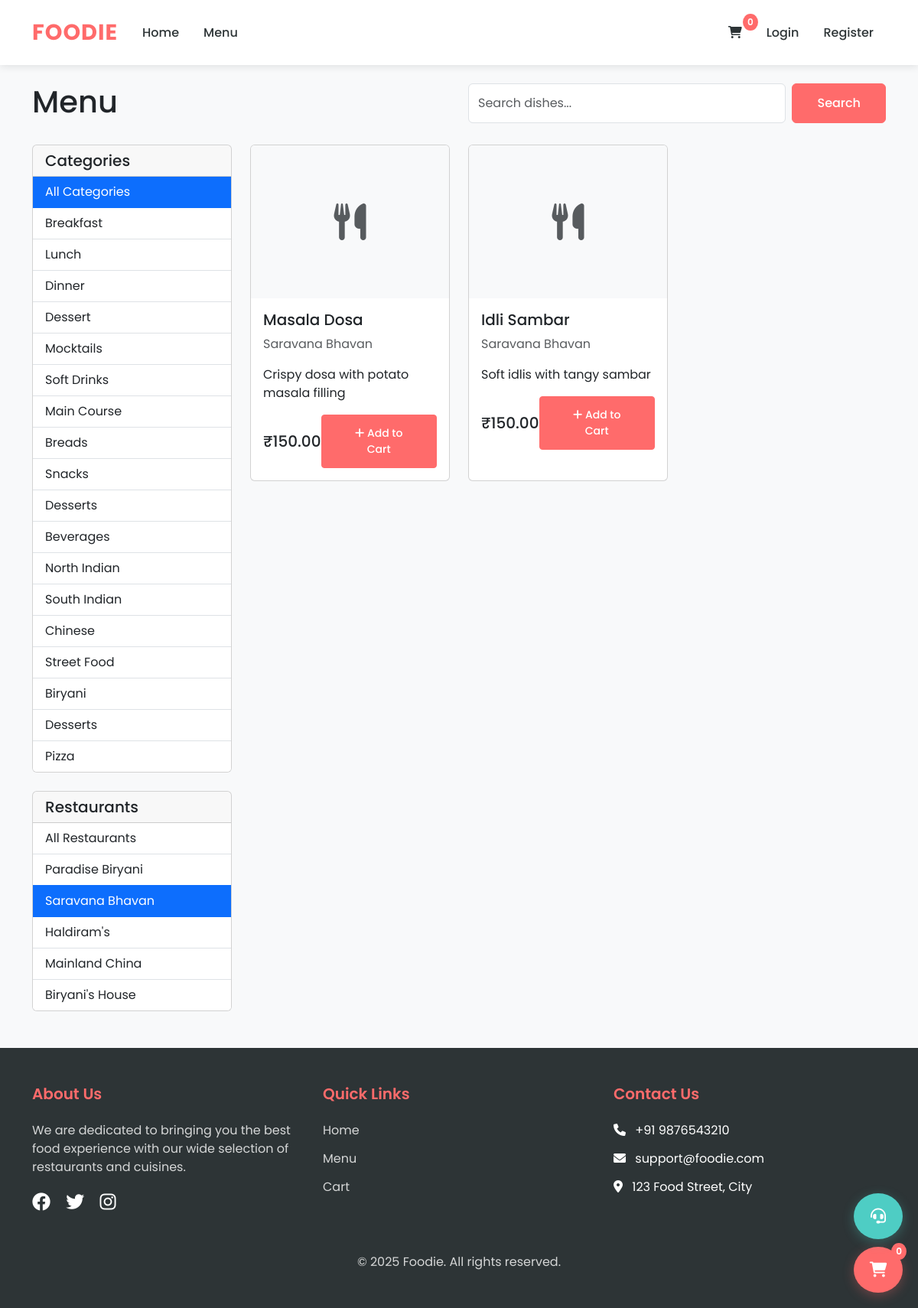
The page /menu/?restaurant=2 on the database its author committed.
### core/models.py (models this page shows, shortened)
class Category(models.Model):
    name = models.CharField(max_length=100)
    description = models.TextField(blank=True)
    image = models.ImageField(upload_to='categories/', null=True, blank=True)
    is_active = models.BooleanField(default=True)

class Restaurant(models.Model):
    name = models.CharField(max_length=100)
    description = models.TextField()
    address = models.TextField()
    phone = models.CharField(max_length=15)
    image = models.ImageField(upload_to='restaurants/', null=True, blank=True)
    rating = models.DecimalField(max_digits=3, decimal_places=1, default=0)
    is_active = models.BooleanField(default=True)
    created_at = models.DateTimeField(auto_now_add=True)
    coupon_code = models.CharField(max_length=20, blank=True, null=True)
    discount_percentage = models.DecimalField(max_digits=5, decimal_places=2, default=0)

class MenuItem(models.Model):
    restaurant = models.ForeignKey(Restaurant, on_delete=models.CASCADE, related_name='menu_items', null=True, blank=True)
    category = models.ForeignKey(Category, on_delete=models.CASCADE, related_name='menu_items')
    name = models.CharField(max_length=100)
    description = models.TextField()
    price = models.DecimalField(max_digits=10, decimal_places=2)
    image = models.ImageField(upload_to='menu_items/', null=True, blank=True)
    is_available = models.BooleanField(default=True)
    created_at = models.DateTimeField(auto_now_add=True, null=True)

### core/views.py (the view)
# urls.py: path('menu/', views.menu, name='menu'),
def menu(request):
    query = request.GET.get('q', '')
    category_id = request.GET.get('category')
    restaurant_id = request.GET.get('restaurant')
    menu_items = MenuItem.objects.filter(is_available=True).select_related('restaurant', 'category')
    categories = Category.objects.filter(is_active=True)
    restaurants = Restaurant.objects.filter(is_active=True)
    if query:
        menu_items = menu_items.filter(
            Q(name__icontains=query) |
            Q(description__icontains=query) |
            Q(restaurant__name__icontains=query)
        )
    if category_id:
        menu_items = menu_items.filter(category_id=category_id)
    if restaurant_id:
        menu_items = menu_items.filter(restaurant_id=restaurant_id)
        selected_restaurant = get_object_or_404(Restaurant, id=restaurant_id)
    else:
        selected_restaurant = None
    return render(request, 'menu.html', {
        'menu_items': menu_items,
        'categories': categories,
        'restaurants': restaurants,
        'selected_category': category_id,
        'selected_restaurant': selected_restaurant,
        'search_query': query
    })

### core/templates/menu.html (shortened to what this page needs)
{% extends 'base.html' %}
{% load static %}
{% block content %}
<div class="container mt-4">
    <div class="row mb-4">
        <div class="col-md-6">
            <h1>Menu</h1>
        </div>
        <div class="col-md-6">
            <form method="get" class="d-flex">
                <input type="text" name="q" class="form-control me-2" placeholder="Search dishes..." value="{{ request.GET.q }}">
                <button type="submit" class="btn btn-primary">Search</button>
            </form>
        </div>
    </div>
    <div class="row">
        <div class="col-md-3">
            <div class="card mb-4">
                <div class="card-header">
                    <h5 class="mb-0">Categories</h5>
                </div>
                <div class="list-group list-group-flush">
                    <a href="{% url 'menu' %}" class="list-group-item list-group-item-action {% if not request.GET.category %}active{% endif %}">
                        All Categories
                    </a>
                    {% for category in categories %}
                    <a href="?category={{ category.id }}" class="list-group-item list-group-item-action {% if request.GET.category == category.id|stringformat:'i' %}active{% endif %}">
                        {{ category.name }}
                    </a>
                    {% endfor %}
                </div>
            </div>
            <div class="card">
                <div class="card-header">
                    <h5 class="mb-0">Restaurants</h5>
                </div>
                <div class="list-group list-group-flush">
                    <a href="{% url 'menu' %}" class="list-group-item list-group-item-action {% if not request.GET.restaurant %}active{% endif %}">
                        All Restaurants
                    </a>
                    {% for restaurant in restaurants %}
                    <a href="?restaurant={{ restaurant.id }}" class="list-group-item list-group-item-action {% if request.GET.restaurant == restaurant.id|stringformat:'i' %}active{% endif %}">
                        {{ restaurant.name }}
                    </a>
                    {% endfor %}
                </div>
            </div>
        </div>
        <div class="col-md-9">
            <div class="row">
                {% for item in menu_items %}
                <div class="col-md-4 mb-4">
                    <div class="card h-100">
                        {% if item.image %}
                        <img src="{{ item.image.url }}" class="card-img-top" alt="{{ item.name }}" style="height: 200px; object-fit: cover;">
                        {% else %}
                        <div class="card-img-top d-flex align-items-center justify-content-center" style="height: 200px; background-color: #f8f9fa;">
                            <i class="fas fa-utensils fa-3x text-muted"></i>
                        </div>
                        {% endif %}
                        <div class="card-body">
                            <h5 class="card-title">{{ item.name }}</h5>
                            <p class="card-text text-muted">{{ item.restaurant.name }}</p>
                            <p class="card-text">{{ item.description|truncatewords:20 }}</p>
                            <div class="d-flex justify-content-between align-items-center">
                                <span class="h5 mb-0">₹{{ item.price }}</span>
                                <button class="btn btn-primary btn-sm update-cart" data-item-id="{{ item.id }}" data-action="add">
                                    <i class="fas fa-plus"></i> Add to Cart
                                </button>
                            </div>
                        </div>
                    </div>
                </div>
                {% empty %}
                <div class="col-12 text-center py-5">
                    <i class="fas fa-utensils fa-4x text-muted mb-3"></i>
                    <h3>No items found</h3>
                    <p class="text-muted">Try adjusting your search or filters</p>
                </div>
                {% endfor %}
            </div>
        </div>
    </div>
</div>
{% endblock %}

### core/templates/base.html (style rules this page uses)
:root { --primary-color: #ff6b6b; --secondary-color: #4ecdc4; --dark-color: #2d3436; --light-color: #f8f9fa; }
body { font-family: 'Poppins', sans-serif; background-color: var(--light-color); }
.btn-primary { background-color: var(--primary-color); border-color: var(--primary-color); padding: 0.8rem 2rem; font-weight: 500; transition: all 0.3s ease; }

### rows shown on the page
Category: name "Breakfast"
Category: name "Lunch"
Category: name "Dinner"
Category: name "Dessert"
Category: name "Mocktails"
Category: name "Soft Drinks"
Category: name "Main Course"
Category: name "Breads"
Category: name "Snacks"
Category: name "Desserts"
Category: name "Beverages"
Category: name "North Indian"
Category: name "South Indian"
Category: name "Chinese"
Category: name "Street Food"
Category: name "Biryani"
Category: name "Desserts"
Category: name "Pizza"
Restaurant: name "Paradise Biryani"
Restaurant: name "Saravana Bhavan"
Restaurant: name "Haldiram's"
Restaurant: name "Mainland China"
Restaurant: name "Biryani's House"
MenuItem: name "Masala Dosa", restaurant.name "Saravana Bhavan", description "Crispy dosa with potato masala filling", price "150.00"
MenuItem: name "Idli Sambar", restaurant.name "Saravana Bhavan", description "Soft idlis with tangy sambar", price "150.00"
